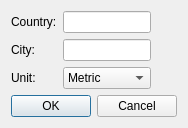
<?xml version="1.0" encoding="UTF-8"?>
<ui version="4.0">
 <class>Dialog</class>
 <widget class="Dialog" name="Dialog">
  <property name="geometry">
   <rect>
    <x>0</x>
    <y>0</y>
    <width>184</width>
    <height>127</height>
   </rect>
  </property>
  <property name="windowTitle">
   <string>Dialog</string>
  </property>
  <property name="modal">
   <bool>true</bool>
  </property>
  <layout class="QGridLayout" name="gridLayout">
   <item row="0" column="0">
    <widget class="QLabel" name="lblCountry">
     <property name="text">
      <string>Country:</string>
     </property>
    </widget>
   </item>
   <item row="0" column="1">
    <widget class="QLineEdit" name="Country"/>
   </item>
   <item row="1" column="0">
    <widget class="QLabel" name="lblCity">
     <property name="text">
      <string>City:</string>
     </property>
    </widget>
   </item>
   <item row="1" column="1">
    <widget class="QLineEdit" name="City"/>
   </item>
   <item row="3" column="0">
    <widget class="QLabel" name="lblUnit">
     <property name="text">
      <string>Unit:</string>
     </property>
    </widget>
   </item>
   <item row="3" column="1">
    <widget class="QComboBox" name="Unit">
     <item>
      <property name="text">
       <string>Metric</string>
      </property>
     </item>
     <item>
      <property name="text">
       <string>Imperial</string>
      </property>
     </item>
    </widget>
   </item>
   <item row="0" column="2">
    <spacer name="horizontalSpacer">
     <property name="orientation">
      <enum>Qt::Horizontal</enum>
     </property>
     <property name="sizeHint" stdset="0">
      <size>
       <width>40</width>
       <height>20</height>
      </size>
     </property>
    </spacer>
   </item>
   <item row="2" column="1">
    <spacer name="verticalSpacer">
     <property name="orientation">
      <enum>Qt::Vertical</enum>
     </property>
     <property name="sizeHint" stdset="0">
      <size>
       <width>20</width>
       <height>40</height>
      </size>
     </property>
    </spacer>
   </item>
   <item row="4" column="0" colspan="3">
    <layout class="QHBoxLayout" name="horizontalLayout">
     <item>
      <widget class="QDialogButtonBox" name="buttonBox">
       <property name="standardButtons">
        <set>QDialogButtonBox::Cancel|QDialogButtonBox::Ok</set>
       </property>
       <property name="centerButtons">
        <bool>false</bool>
       </property>
      </widget>
     </item>
    </layout>
   </item>
  </layout>
 </widget>
 <customwidgets>
  <customwidget>
   <class>Dialog</class>
   <extends>QDialog</extends>
   <header>PyQtAbstractions/Qt</header>
   <container>1</container>
  </customwidget>
 </customwidgets>
 <resources/>
 <connections/>
</ui>
